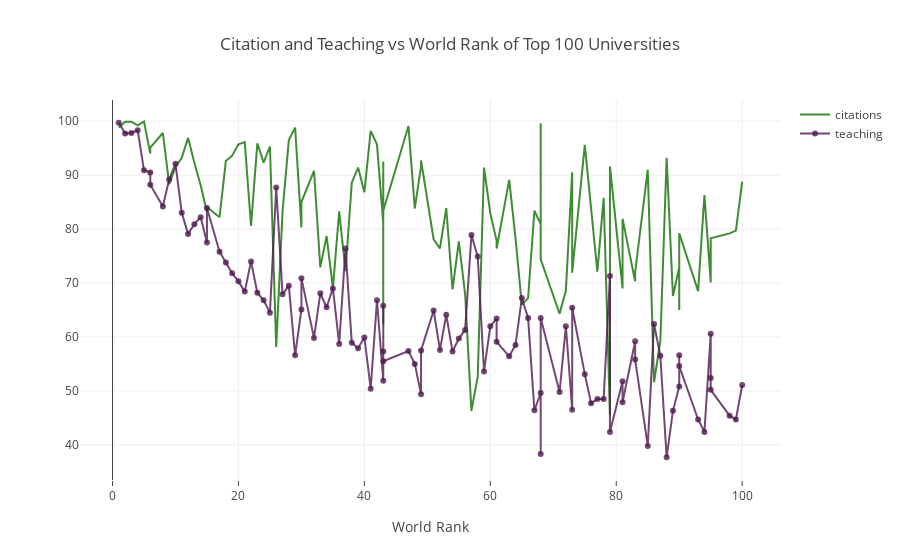

Notebook cell for this chart:
### Markdown cell above
<a id="2"></a> <br>
# Line Charts
Line Charts Example: Citation and Teaching vs World Rank of Top 100 Universities
* Import graph_objs as *go*
* Creating traces
    * x = x axis
    * y = y axis
    * mode = type of plot like marker, line or line + markers
    * name = name of the plots
    * marker = marker is used with dictionary. 
        * color = color of lines. It takes RGB (red, green, blue) and opacity (alpha)
    * text = The hover text (hover is curser)
* data = is a list that we add traces into it
* layout = it is dictionary.
    * title = title of layout
    * x axis = it is dictionary
        * title = label of x axis
        * ticklen = length of x axis ticks
* fig = it includes data and layout
* iplot() = plots the figure(fig) that is created by data and layout

### Code cell
# prepare data frame
df = timesData.iloc[:100,:]

# import graph objects as "go"
import plotly.graph_objs as go

# Creating trace1
trace1 = go.Scatter(
                    x = df.world_rank,
                    y = df.citations,
                    mode = "lines",
                    name = "citations",
                    marker = dict(color = 'rgba(16, 112, 2, 0.8)'),
                    text= df.university_name)
# Creating trace2
trace2 = go.Scatter(
                    x = df.world_rank,
                    y = df.teaching,
                    mode = "lines+markers",
                    name = "teaching",
                    marker = dict(color = 'rgba(80, 26, 80, 0.8)'),
                    text= df.university_name)

data = [trace1, trace2]
layout = dict(title = 'Citation and Teaching vs World Rank of Top 100 Universities',
              xaxis= dict(title= 'World Rank',ticklen= 5)
             )

fig = go.Figure(dict(data = data, layout = layout))

# fig.add_shape(type="line",
#     x0=20, y0=0, x1=20, y1=110,
#     line=dict(color="RoyalBlue",width=3)
# )

iplot(fig)

### Figure 1 — Plotly figure (JSON) as saved in the notebook; plotly's stock layout.template omitted (floating-point values rounded to 4 significant figures)
{"data": [{"marker": {"color": "rgba(16, 112, 2, 0.8)"}, "mode": "lines", "name": "citations", "text": ["Harvard University", "California Institute of Technology", "Massachusetts Institute of Technology", "Stanford University", "Princeton University", "University of Cambridge", "University of Oxford", "University of California, Berkeley", "Imperial College London", "Yale University", "University of California, Los Angeles", "University of Chicago", "Johns Hopkins University", "Cornell University", "ETH Zurich – Swiss Federal Institute of Technology Zurich", "University of Michigan", "University of Toronto", "Columbia University", "University of Pennsylvania", "Carnegie Mellon University", "University of Hong Kong", "University College London", "University of Washington", "Duke University", "Northwestern University", "University of Tokyo", "Georgia Institute of Technology", "Pohang University of Science and Technology", "University of California, Santa Barbara", "University of British Columbia", "University of North Carolina at Chapel Hill", "University of California, San Diego", "University of Illinois at Urbana-Champaign", "National University of Singapore", "McGill University", "University of Melbourne", "Peking University", "Washington University in St Louis", "École Polytechnique", "University of Edinburgh", "Hong Kong University of Science and Technology", "École Normale Supérieure", "Australian National University", "Karolinska Institute", "University of Göttingen", "University of Wisconsin", "Rice University", "École Polytechnique Fédérale de Lausanne", "University of California, Irvine", "University of Science and Technology of China", "Vanderbilt University", "University of Minnesota", "Tufts University", "University of California, Davis", "Brown University", "University of Massachusetts", "Kyoto University", "Tsinghua University", "Boston University", "New York University", "Emory University", "LMU Munich", "University of Notre Dame", "University of Pittsburgh", "Case Western Reserve University", "Ohio State University", "University of Colorado Boulder", "University of Bristol", "University of California, Santa Cruz", "Yeshiva University", "University of Sydney", "University of Virginia", "University of Adelaide", "University of Southern California", "William & Mary", "Trinity College Dublin", "King’s College London", "Stony Brook University", "Korea Advanced Institute of Science and Technology (KAIST)", "University of Sussex", "The University of Queensland", "University of York", "Heidelberg University", "University of Utah", "Durham University", "London School of Economics and Political Science", "University of Manchester", "Royal Holloway, University of London", "Lund University", "University of Southampton", "University of Zurich", "Wake Forest University", "McMaster University", "University College Dublin", "George Washington University", "University of Arizona", "University of Basel", "University of Maryland, College Park", "Dartmouth College", "École Normale Supérieure de Lyon"], "type": "scatter", "uid": "324230ef-acda-45d6-a4f9-e26649f154b0", "x": ["1", "2", "3", "4", "5", "6", "6", "8", "9", "10", "11", "12", "13", "14", "15", "15", "17", "18", "19", "20", "21", "22", "23", "24", "25", "26", "27", "28", "29", "30", "30", "32", "33", "34", "35", "36", "37", "38", "39", "40", "41", "42", "43", "43", "43", "43", "47", "48", "49", "49", "51", "52", "53", "54", "55", "56", "57", "58", "59", "60", "61", "61", "63", "64", "65", "66", "67", "68", "68", "68", "71", "72", "73", "73", "75", "76", "77", "78", "79", "79", "81", "81", "83", "83", "85", "86", "87", "88", "89", "90", "90", "90", "93", "94", "95", "95", "95", "98", "99", "100"], "y": [98.8, 99.9, 99.9, 99.2, 99.9, 94, 95.1, 97.8, 88.3, 91.5, 93.2, 96.9, 92.3, 88.1, 83.1, 84.1, 82.2, 92.6, 93.6, 95.7, 96.1, 80.6, 95.9, 92.3, 95.3, 58.1, 83.2, 96.5, 98.8, 80.3, 85, 90.8, 72.9, 78.7, 69, 83.3, 72.2, 88.6, 91.4, 86.8, 98.2, 95.7, 81, 62.3, 92.5, 83.4, 99.1, 83.8, 91.6, 92.7, 78.1, 76.4, 83.9, 68.8, 77.7, 67.9, 46.3, 52.7, 91.4, 82.9, 77.8, 76.4, 89.1, 78.3, 66, 67.2, 83.4, 80.9, 99.6, 74.4, 64.3, 68.6, 90.5, 71.9, 95.6, 84.4, 72.1, 85.8, 45.5, 91.6, 69, 81.9, 70.3, 72, 91, 51.6, 59.2, 93.2, 67.6, 72.9, 65, 79.2, 68.5, 86.3, 70.2, 70.1, 78.3, 79.2, 79.7, 88.8]}, {"marker": {"color": "rgba(80, 26, 80, 0.8)"}, "mode": "lines+markers", "name": "teaching", "text": ["Harvard University", "California Institute of Technology", "Massachusetts Institute of Technology", "Stanford University", "Princeton University", "University of Cambridge", "University of Oxford", "University of California, Berkeley", "Imperial College London", "Yale University", "University of California, Los Angeles", "University of Chicago", "Johns Hopkins University", "Cornell University", "ETH Zurich – Swiss Federal Institute of Technology Zurich", "University of Michigan", "University of Toronto", "Columbia University", "University of Pennsylvania", "Carnegie Mellon University", "University of Hong Kong", "University College London", "University of Washington", "Duke University", "Northwestern University", "University of Tokyo", "Georgia Institute of Technology", "Pohang University of Science and Technology", "University of California, Santa Barbara", "University of British Columbia", "University of North Carolina at Chapel Hill", "University of California, San Diego", "University of Illinois at Urbana-Champaign", "National University of Singapore", "McGill University", "University of Melbourne", "Peking University", "Washington University in St Louis", "École Polytechnique", "University of Edinburgh", "Hong Kong University of Science and Technology", "École Normale Supérieure", "Australian National University", "Karolinska Institute", "University of Göttingen", "University of Wisconsin", "Rice University", "École Polytechnique Fédérale de Lausanne", "University of California, Irvine", "University of Science and Technology of China", "Vanderbilt University", "University of Minnesota", "Tufts University", "University of California, Davis", "Brown University", "University of Massachusetts", "Kyoto University", "Tsinghua University", "Boston University", "New York University", "Emory University", "LMU Munich", "University of Notre Dame", "University of Pittsburgh", "Case Western Reserve University", "Ohio State University", "University of Colorado Boulder", "University of Bristol", "University of California, Santa Cruz", "Yeshiva University", "University of Sydney", "University of Virginia", "University of Adelaide", "University of Southern California", "William & Mary", "Trinity College Dublin", "King’s College London", "Stony Brook University", "Korea Advanced Institute of Science and Technology (KAIST)", "University of Sussex", "The University of Queensland", "University of York", "Heidelberg University", "University of Utah", "Durham University", "London School of Economics and Political Science", "University of Manchester", "Royal Holloway, University of London", "Lund University", "University of Southampton", "University of Zurich", "Wake Forest University", "McMaster University", "University College Dublin", "George Washington University", "University of Arizona", "University of Basel", "University of Maryland, College Park", "Dartmouth College", "École Normale Supérieure de Lyon"], "type": "scatter", "uid": "4542fd2c-703c-408d-8418-2e5aa10438cf", "x": ["1", "2", "3", "4", "5", "6", "6", "8", "9", "10", "11", "12", "13", "14", "15", "15", "17", "18", "19", "20", "21", "22", "23", "24", "25", "26", "27", "28", "29", "30", "30", "32", "33", "34", "35", "36", "37", "38", "39", "40", "41", "42", "43", "43", "43", "43", "47", "48", "49", "49", "51", "52", "53", "54", "55", "56", "57", "58", "59", "60", "61", "61", "63", "64", "65", "66", "67", "68", "68", "68", "71", "72", "73", "73", "75", "76", "77", "78", "79", "79", "81", "81", "83", "83", "85", "86", "87", "88", "89", "90", "90", "90", "93", "94", "95", "95", "95", "98", "99", "100"], "y": [99.7, 97.7, 97.8, 98.3, 90.9, 90.5, 88.2, 84.2, 89.2, 92.1, 83, 79.1, 80.9, 82.2, 77.5, 83.9, 75.8, 73.8, 71.8, 70.3, 68.4, 74, 68.2, 66.8, 64.5, 87.7, 67.9, 69.5, 56.6, 65.1, 70.9, 59.8, 68.1, 65.5, 69, 58.7, 76.4, 58.9, 57.9, 59.9, 50.4, 66.8, 51.9, 65.8, 57.3, 55.5, 57.4, 55, 49.4, 57.5, 64.9, 57.6, 64.1, 57.3, 59.7, 61.3, 78.9, 74.9, 53.6, 62, 63.4, 59.1, 56.4, 58.5, 67.2, 63.5, 46.4, 49.6, 38.3, 63.5, 49.8, 62, 46.5, 65.4, 53.1, 47.7, 48.5, 48.5, 71.3, 42.4, 51.8, 47.9, 59.2, 55.8, 39.8, 62.4, 56.5, 37.7, 46.3, 50.8, 56.6, 54.6, 44.7, 42.4, 60.6, 52.4, 50.2, 45.4, 44.7, 51.1]}], "layout": {"title": {"text": "Citation and Teaching vs World Rank of Top 100 Universities"}, "xaxis": {"ticklen": 5, "title": {"text": "World Rank"}}}}
